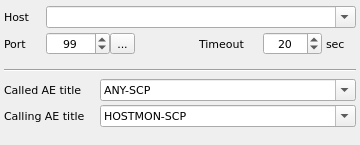
<?xml version="1.0" encoding="UTF-8"?>
<ui version="4.0">
 <class>DicomWidget</class>
 <widget class="QWidget" name="DicomWidget">
  <property name="geometry">
   <rect>
    <x>0</x>
    <y>0</y>
    <width>360</width>
    <height>145</height>
   </rect>
  </property>
  <property name="font">
   <font>
    <family>DejaVu Sans</family>
    <pointsize>8</pointsize>
   </font>
  </property>
  <property name="windowTitle">
   <string>Form</string>
  </property>
  <layout class="QVBoxLayout" name="verticalLayout">
   <property name="spacing">
    <number>7</number>
   </property>
   <property name="leftMargin">
    <number>4</number>
   </property>
   <property name="topMargin">
    <number>6</number>
   </property>
   <property name="rightMargin">
    <number>4</number>
   </property>
   <property name="bottomMargin">
    <number>10</number>
   </property>
   <item>
    <layout class="QFormLayout" name="formLayout">
     <property name="horizontalSpacing">
      <number>15</number>
     </property>
     <property name="verticalSpacing">
      <number>4</number>
     </property>
     <item row="0" column="0">
      <widget class="QLabel" name="label">
       <property name="text">
        <string>Host</string>
       </property>
       <property name="buddy">
        <cstring>cmbHost</cstring>
       </property>
      </widget>
     </item>
     <item row="0" column="1">
      <widget class="QComboBox" name="cmbHost">
       <property name="editable">
        <bool>true</bool>
       </property>
      </widget>
     </item>
     <item row="1" column="0">
      <widget class="QLabel" name="label_2">
       <property name="text">
        <string>Port</string>
       </property>
       <property name="buddy">
        <cstring>spinPort</cstring>
       </property>
      </widget>
     </item>
     <item row="1" column="1">
      <layout class="QHBoxLayout" name="horizontalLayout_2" stretch="3,2,2,2,1">
       <property name="spacing">
        <number>4</number>
       </property>
       <item>
        <layout class="QHBoxLayout" name="horizontalLayout">
         <property name="spacing">
          <number>0</number>
         </property>
         <item>
          <widget class="QSpinBox" name="spinPort">
           <property name="alignment">
            <set>Qt::AlignCenter</set>
           </property>
           <property name="minimum">
            <number>1</number>
           </property>
           <property name="maximum">
            <number>65535</number>
           </property>
           <property name="value">
            <number>99</number>
           </property>
          </widget>
         </item>
         <item>
          <widget class="QToolButton" name="btnPort">
           <property name="text">
            <string>...</string>
           </property>
           <property name="icon">
            <iconset resource="../../qHostMonitor.qrc">
             <normaloff>:/img/browse.png</normaloff>:/img/browse.png</iconset>
           </property>
           <property name="iconSize">
            <size>
             <width>16</width>
             <height>16</height>
            </size>
           </property>
          </widget>
         </item>
        </layout>
       </item>
       <item>
        <spacer name="horizontalSpacer">
         <property name="orientation">
          <enum>Qt::Horizontal</enum>
         </property>
         <property name="sizeHint" stdset="0">
          <size>
           <width>40</width>
           <height>20</height>
          </size>
         </property>
        </spacer>
       </item>
       <item>
        <widget class="QLabel" name="label_5">
         <property name="text">
          <string>Timeout</string>
         </property>
         <property name="buddy">
          <cstring>spinTimeout</cstring>
         </property>
        </widget>
       </item>
       <item>
        <widget class="QSpinBox" name="spinTimeout">
         <property name="alignment">
          <set>Qt::AlignCenter</set>
         </property>
         <property name="minimum">
          <number>1</number>
         </property>
         <property name="maximum">
          <number>300</number>
         </property>
         <property name="value">
          <number>20</number>
         </property>
        </widget>
       </item>
       <item>
        <widget class="QLabel" name="label_6">
         <property name="text">
          <string>sec</string>
         </property>
        </widget>
       </item>
      </layout>
     </item>
    </layout>
   </item>
   <item>
    <widget class="Line" name="line">
     <property name="orientation">
      <enum>Qt::Horizontal</enum>
     </property>
    </widget>
   </item>
   <item>
    <layout class="QFormLayout" name="formLayout_2">
     <property name="horizontalSpacing">
      <number>15</number>
     </property>
     <property name="verticalSpacing">
      <number>4</number>
     </property>
     <item row="0" column="0">
      <widget class="QLabel" name="label_3">
       <property name="text">
        <string>Called AE title</string>
       </property>
       <property name="buddy">
        <cstring>cmbCalledAe</cstring>
       </property>
      </widget>
     </item>
     <item row="0" column="1">
      <widget class="QComboBox" name="cmbCalledAe">
       <property name="editable">
        <bool>true</bool>
       </property>
       <item>
        <property name="text">
         <string>ANY-SCP</string>
        </property>
       </item>
      </widget>
     </item>
     <item row="1" column="0">
      <widget class="QLabel" name="label_4">
       <property name="text">
        <string>Calling AE title</string>
       </property>
       <property name="buddy">
        <cstring>cmbCallingAe</cstring>
       </property>
      </widget>
     </item>
     <item row="1" column="1">
      <widget class="QComboBox" name="cmbCallingAe">
       <property name="editable">
        <bool>true</bool>
       </property>
       <item>
        <property name="text">
         <string>HOSTMON-SCP</string>
        </property>
       </item>
      </widget>
     </item>
    </layout>
   </item>
  </layout>
 </widget>
 <resources>
  <include location="../../qHostMonitor.qrc"/>
  <include location="../../qHostMonitor.qrc"/>
 </resources>
 <connections/>
</ui>
